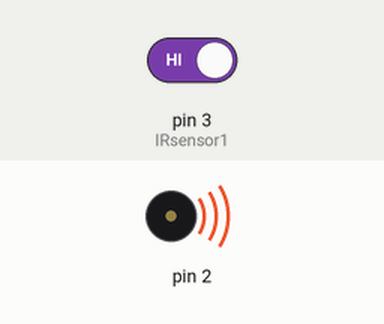
The sketch below on a simulated Arduino Uno, built with avr-gcc and run on an emulated ATmega328P. Parts: buzzer (waves = sounding). The inputs (shaded band) are chosen by the test bench; at power-on: pin 3 (IRsensor1) HIGH. What the sketch prints to the serial monitor is not drawn.

Above: at 0.1 s.
At 1.6 s:
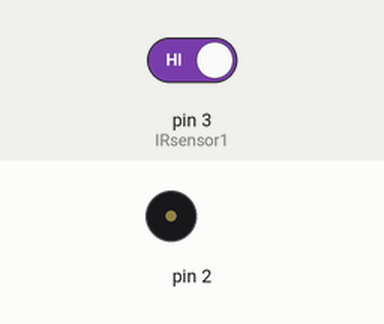
Timing chart, 0 to 3.1 s (numbered marks = the images above):
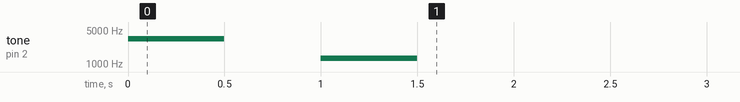

The sketch:

IR8test.ino
```cpp
// Test code for Parallax 8 IR-sensor line follower: -- IR8test
//int IRsensor0 = 2;
int IRsensor1 = 3;
int IRsensor2 = 4;
int IRsensor3 = 5;
int IRsensor4 = 6;
int IRsensor5 = 7;
int IRsensor6 = 8;
int IRsensor7 = 9;
int IRsensor8 = 10;
//int EnablePin = 10;

void setup() {
  // Define the input pins for the 8 IR sensors)
  // pinMode(IRsensor0, INPUT);     // IR sensor Pin 0
  pinMode(IRsensor1, INPUT);     // IR sensor Pin 1
  pinMode(IRsensor2, INPUT);     // IR sensor Pin 2
  pinMode(IRsensor3, INPUT);     // IR sensor Pin 3
  pinMode(IRsensor4, INPUT);     // IR sensor Pin 4
  pinMode(IRsensor5, INPUT);     // IR sensor Pin 5
  pinMode(IRsensor6, INPUT);     // IR sensor Pin 6
  pinMode(IRsensor7, INPUT);     // IR sensor Pin 7
  pinMode(IRsensor8, INPUT);     // IR sensor Pin 7
  // Define INPUT pin
  //pinMode(EnablePin, OUTPUT);   // IR sensor Pin EN, Enable, pull low for low-power mode
  //digitalWrite(EnablePin, LOW); // Set to low power mode
  Serial.begin(9600);

  tone(2, 3300, 500); // Play start tone for 1 second
  delay(1000);    // Wait for tone to end
  tone(2, 1300, 500); // Play start tone for 1 second
  delay(1000);    // Wait for tone to end
}

void loop() {
  int IR0 = digitalRead(IRsensor1);
  Serial.println(IR0);
  delay(5000);
}
```
